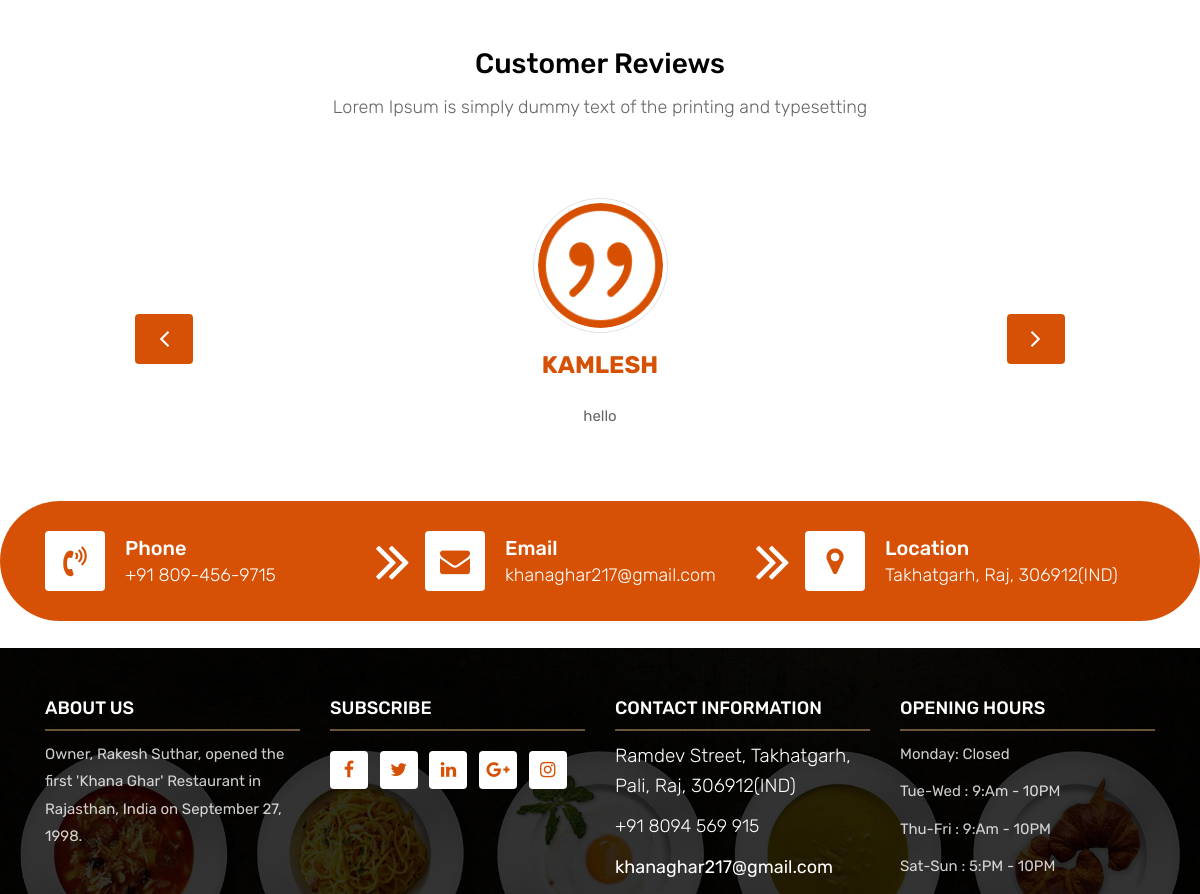
Before: / (lower part) with the older database file.
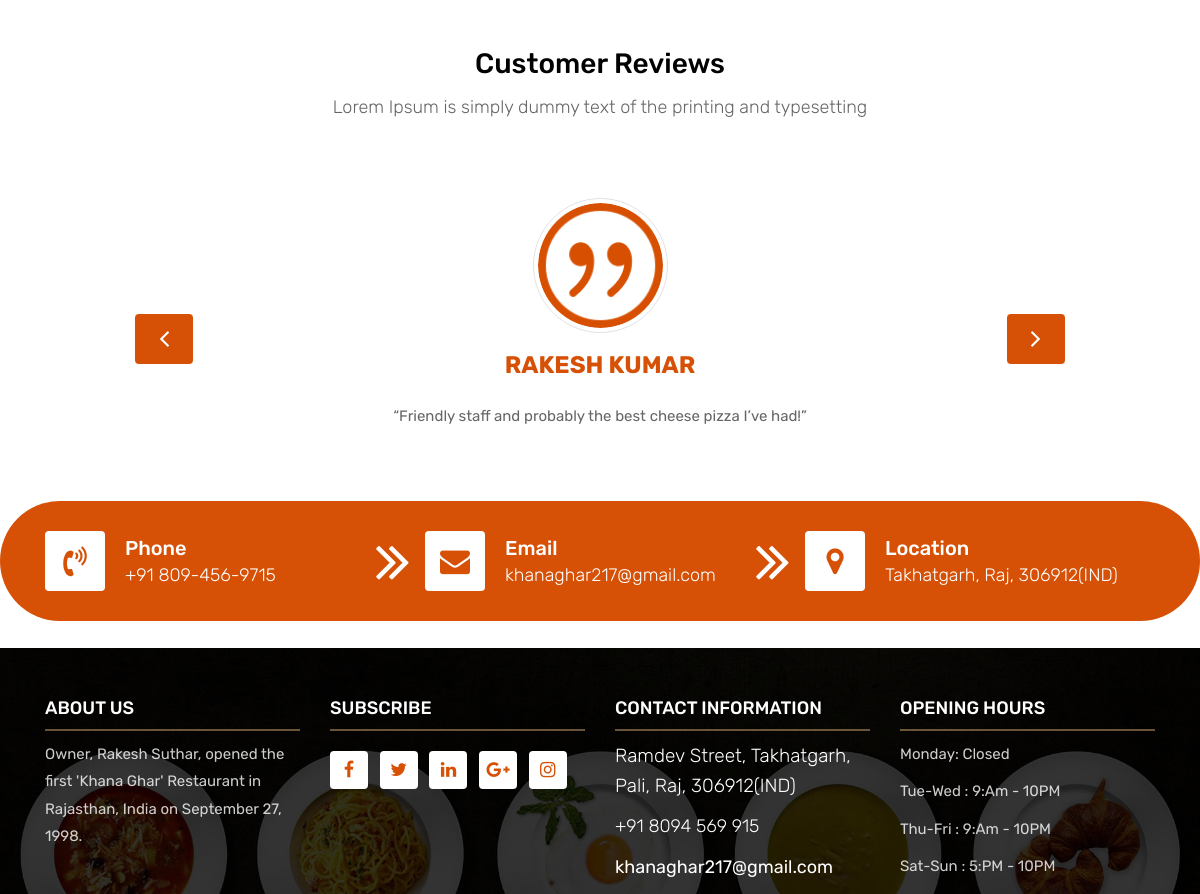
After: the same page with the newer database file.
### food/models.py (models this page shows)
class Review(models.Model):
    name=models.CharField( max_length=50)
    email=models.CharField(null=True, max_length=50)
    phone=models.CharField(null=True, max_length=50)
    massage=models.TextField()
    time=models.DateField(auto_now_add=True)

### food/views.py (the view)
# urls.py: path('', index , name="homepage"),
def index(request):
    context={
        "gallery":Gallery.objects.all()[:6],
        "active_review":Review.objects.last(),
        "Reviews":Review.objects.all(),
    }
    return render(request, "dashboard.html",context)

### templates/dashboard.html (shortened to what this page needs)
{% extends 'base.html' %}
{% load static %}
	{% block body%}
	<div class="customer-reviews-box">
		<div class="container">
			<div class="row">
				<div class="col-lg-12">
					<div class="heading-title text-center">
						<h2>Customer Reviews</h2>
						<p>Lorem Ipsum is simply dummy text of the printing and typesetting</p>
					</div>
				</div>
			</div>
			<div class="row">
				<div class="col-md-8 mr-auto ml-auto text-center">
					<div id="reviews" class="carousel slide" data-ride="carousel">
						<div class="carousel-inner mt-4">
							<div class="carousel-item text-center active">
								<div class="img-box p-1 border rounded-circle m-auto">
									<img class="d-block w-100 rounded-circle" src="{% static 'images/quotations-button.png'%}" alt="">
								</div>
								<h5 class="mt-4 mb-0"><strong class="text-warning text-uppercase">{{active_review.name}}</strong></h5>
								<p class="m-0 pt-3">{{active_review.massage}}</p>
							</div>
						</div>
						<a class="carousel-control-prev" href="#reviews" role="button" data-slide="prev">
							<i class="fa fa-angle-left" aria-hidden="true"></i>
						</a>
						<a class="carousel-control-next" href="#reviews" role="button" data-slide="next">
							<i class="fa fa-angle-right" aria-hidden="true"></i>
						</a>
                    </div>
				</div>
			</div>
		</div>
	</div>
	{% endblock%}

Changed rows visible on the page:
removed Review: name "KAMLESH", massage "hello"
added Review: name "RAKESH KUMAR", massage "“Friendly staff and probably the best cheese pizza I’ve had!”"
